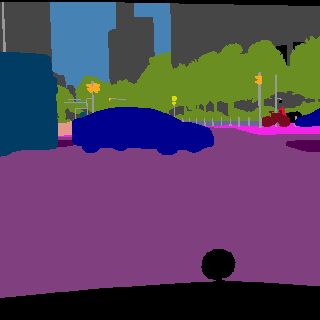
#> input picture src_val/GT/gt_145.png, 320 x 320 px, given in place of gt_0.png, which was not available
$ python '26.2-merge_GT noRIDER.py'
#> lines starting #> are read from the running program, lines starting #| are printed output that depends on the picture; after the words box and inside, x2 and y2 are one past the last pixel; in counts of white or black regions, pixels touching at a corner belong together; pictures that were not available may be replaced by others from this repository, and a replacement may not be noted
#!/usr/bin/env python3
# -*- coding: utf-8 -*-
"""
Created on Wed Aug 24 11:37:55 2022

@author: eric
"""
#!/usr/bin/env python3
# -*- coding: utf-8 -*-
"""
Created on Wed Jul  6 13:41:46 2022

@author: eric
"""

from PIL import Image
import numpy as np
import imageio
from tqdm import tqdm


color_map = np.load('color_map_GT.npy')
#> (reads src_val/color_map_GT.npy from the repository)
n_classes=len(color_map)


n_items = 500
for selec in  tqdm(range(n_items)):

    cimg = imageio.imread('GT/gt_'+str(selec)+'.png')
#> cimg is the input picture: shape (320, 320, 3); mean R, G, B 86.1, 66.6, 95.7

    skeleton = np.zeros(320*320*3).reshape(320,320,3)

    for c in range(n_classes):
        group = c
        mask_color= np.stack((np.ones((320,320))*color_map[c][0],
                      np.ones((320,320))*color_map[c][1],
                      np.ones((320,320))*color_map[c][2]),axis=-1)
        mask0 = cimg[:,:,0] == mask_color[:,:,0]
        mask1 = cimg[:,:,1] == mask_color[:,:,1]
        mask2 = cimg[:,:,2] == mask_color[:,:,2]
        mask = mask0*mask1*mask2
        #vehicle
        if c==1 or c==2 or c==3 or c==6 or c==7:
            group=4
        #road
        elif c==23 or c==26 or c==19:
            group=15
        #building
        elif c==11 or c==20 or c==16:
            group=8
        #traffic signs
        elif c==25:
            group=22
        # bike / motorbikes
        elif c==5:
            group=14
        # car
        # elif c==4: hay sombras de pedestrian
        #     group=20
        elif c==27:
            group=21#merging rider with pedestrian

        skeleton[mask] = color_map[group]
#> this loop made 28 passes
#> pass 1, `mask0 = cimg[:,:,0] == mask_color[:,:,0]`:
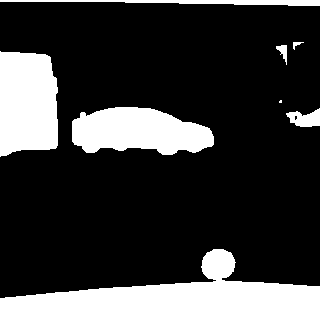
#> mask0: shape (320, 320) bool; 23.1% white; 8 white regions (1 under 20 px), largest, box (x1, y1, x2, y2) and area: (0, 249, 320, 320) 11466, (0, 51, 58, 157) 5497, (72, 107, 214, 155) 5051
#> pass 1, `mask1 = cimg[:,:,1] == mask_color[:,:,1]`:
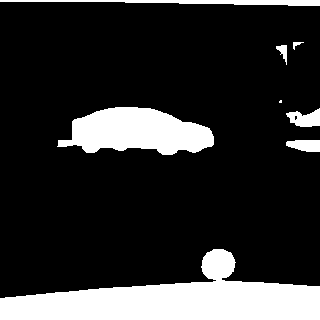
#> mask1: shape (320, 320) bool; 18.1% white; 8 white regions (1 under 20 px), largest, box (x1, y1, x2, y2) and area: (0, 249, 320, 320) 11466, (57, 107, 214, 155) 5122, (0, 0, 320, 6) 1094
#> pass 1, `mask2 = cimg[:,:,2] == mask_color[:,:,2]`:
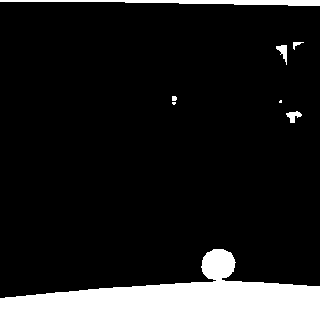
#> mask2: shape (320, 320) bool; 12.5% white; 8 white regions (2 under 20 px), largest, box (x1, y1, x2, y2) and area: (0, 249, 320, 320) 11466, (0, 0, 320, 6) 1094, (276, 45, 287, 65) 106, (286, 111, 302, 123) 103, (293, 42, 304, 50) 37, (172, 96, 177, 101) 23
#> after the loop:
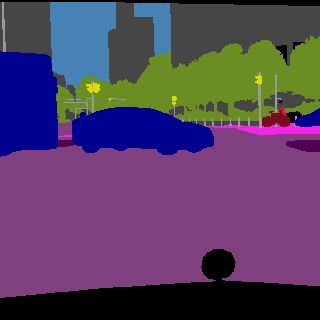
#> skeleton: shape (320, 320, 3) float64; mean R, G, B 85.8, 63.2, 97.7

    im = Image.fromarray(skeleton.astype('uint8'))
    im.save('GT_v2_noRIDER/gt_'+str(selec)+'.png')
#> pass 2 of the loop `for selec in  tqdm(range(n_items)):`:
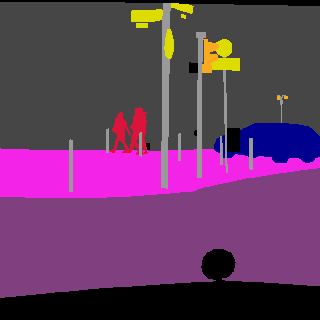
#> input picture src_val/GT/gt_184.png, 320 x 320 px, given in place of gt_1.png, which was not available
#> cimg is the input picture: shape (320, 320, 3); mean R, G, B 101.3, 58, 98.7
#> the loop `for c in range(n_classes):` made 28 passes
#> pass 1, `mask0 = cimg[:,:,0] == mask_color[:,:,0]`:
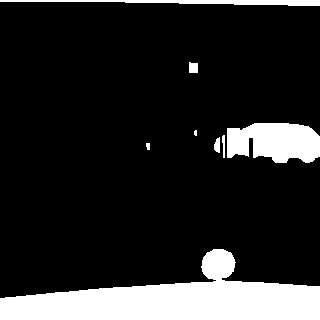
#> mask0: shape (320, 320) bool; 15.4% white; 8 white regions (1 under 20 px), largest, box (x1, y1, x2, y2) and area: (0, 249, 320, 320) 11466, (227, 123, 320, 163) 2990, (0, 0, 320, 6) 1094
#> pass 2, `mask2 = cimg[:,:,2] == mask_color[:,:,2]`:
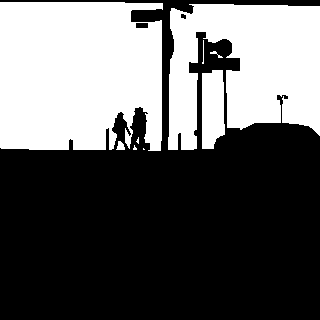
#> mask2: shape (320, 320) bool; 38.8% white; 9 white regions (3 under 20 px), largest, box (x1, y1, x2, y2) and area: (0, 2, 163, 151) 22385, (168, 4, 320, 150) 15584, (202, 70, 225, 149) 1598, (116, 141, 125, 150) 56, (210, 51, 223, 58) 29, (202, 40, 204, 64) 26
#> (the run stopped early here; a loop or call above may not have finished)
